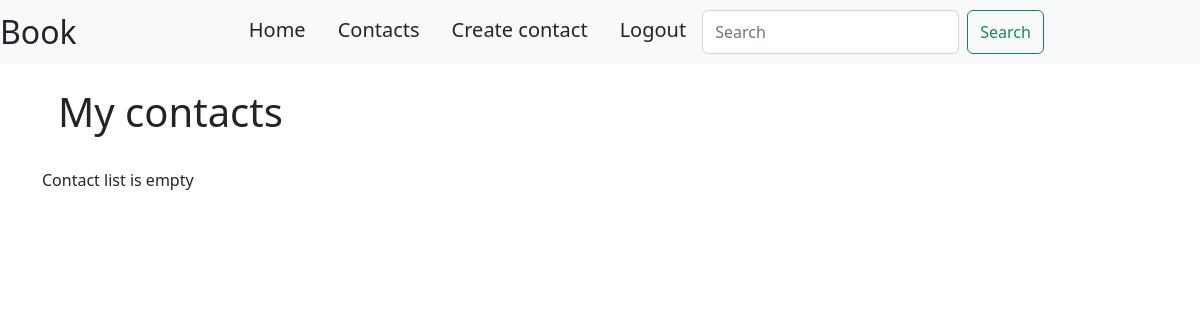
/contacts (signed in), run on an earlier commit of the app's database.
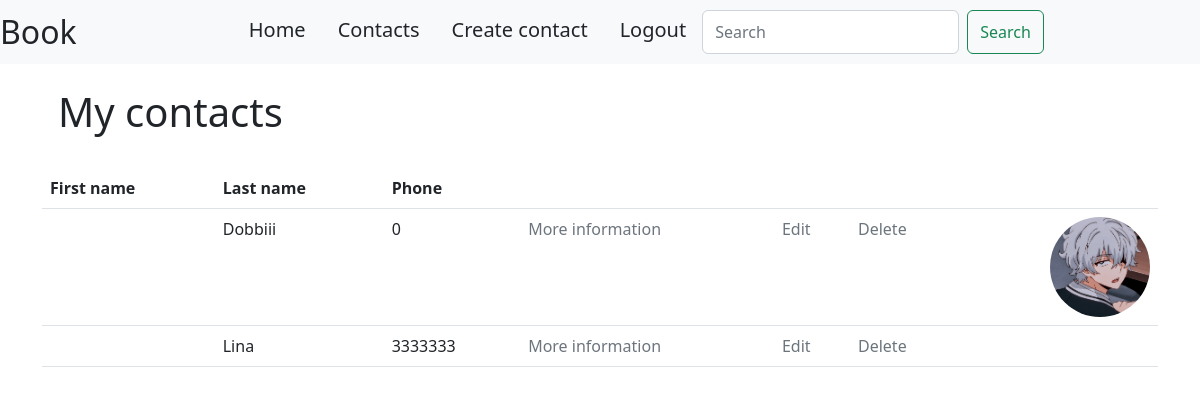
And on a later commit of the database.
### contacts/models.py (models this page shows, shortened)
class Contact(models.Model):
    first_name = models.CharField('First name', max_length=30)
    last_name = models.CharField('Last name', max_length=30)
    phone = models.CharField('Phone', max_length=30, null=False, blank=False)
    email = models.EmailField('Email', max_length=50)
    address = models.CharField('Address', max_length=80)
    company = models.CharField('Company', max_length=30)
    photo = models.ImageField('Photo', null=True, blank=True, upload_to='images/')
    owner = models.ForeignKey(settings.AUTH_USER_MODEL, on_delete=models.CASCADE)
    class Meta:  # изменение название таблички
        verbose_name = 'Contact'
        verbose_name_plural = 'Contacts'

### contacts/views.py (the view)
# urls.py: path('contacts', views.ContactsList.as_view(), name='contacts'),
class ContactsList(ListView):
    model = Contact
    template_name = 'main/all_contacts.html'
    def get_queryset(self, *args, **kwargs):
        qs = super(ContactsList, self).get_queryset(*args, **kwargs)
        current_user = self.request.user
        qs = qs.filter(owner=current_user).order_by("first_name")
        return qs

### contacts/templates/main/all_contacts.html (shortened to what this page needs)
{% extends 'main/base.html' %}
{% block content %}
    {% if user.is_authenticated %}
        <main class="px-3">
            <h1>My contacts</h1>
        </main>
        <br>
        <table class="table table-hover">
            {% if object_list %}
                <thead>
                    <tr>
                        <th scope="col">First name</th>
                        <th scope="col">Last name</th>
                        <th scope="col">Phone</th>
                        <th scope="col"></th>
                        <th scope="col"></th>
                        <th scope="col"></th>
                        <th scope="col"></th>
                    </tr>
                </thead>
                {% for object in object_list %}
                    <tbody>
                        <tr>
                            <td>{{ object.first_name }}</td>
                            <td>{{ object.last_name }}</td>
                            <td>{{ object.phone }}</td>
                            <td><a href="{% url 'contact_details' object.id %}" class="nav-link p-0 text-muted">More information</a></td>
                            <td><a href="{% url 'update_contact' object.id %}" class="nav-link p-0 text-muted">Edit</a></td>
                            <td><a href="{% url 'delete_contact' object.id %}" class="nav-link p-0 text-muted">Delete</a></td>
                            {% if object.photo %}
                                <td><img src="{{ object.photo.url }}" class="bd-placeholder-img rounded-circle" width="100" height="100"  align="right"></td>
                            {% else %}
                                <td></td>
                            {% endif %}
                        </tr>
                    </tbody>
                {% endfor %}
            {% else %}
                <p>Contact list is empty</p>
            {% endif %}
        </table>
    {% endif %}
{% endblock %}

What changed in the data, as far as the page shows it:
added Contact: last_name "Dobbiii", phone "0", photo (picture)
added Contact: last_name "Lina", phone "3333333"
Also different on the page:
text no longer shown: "Contact list is empty"
text now shown: "First name Last name Phone"
